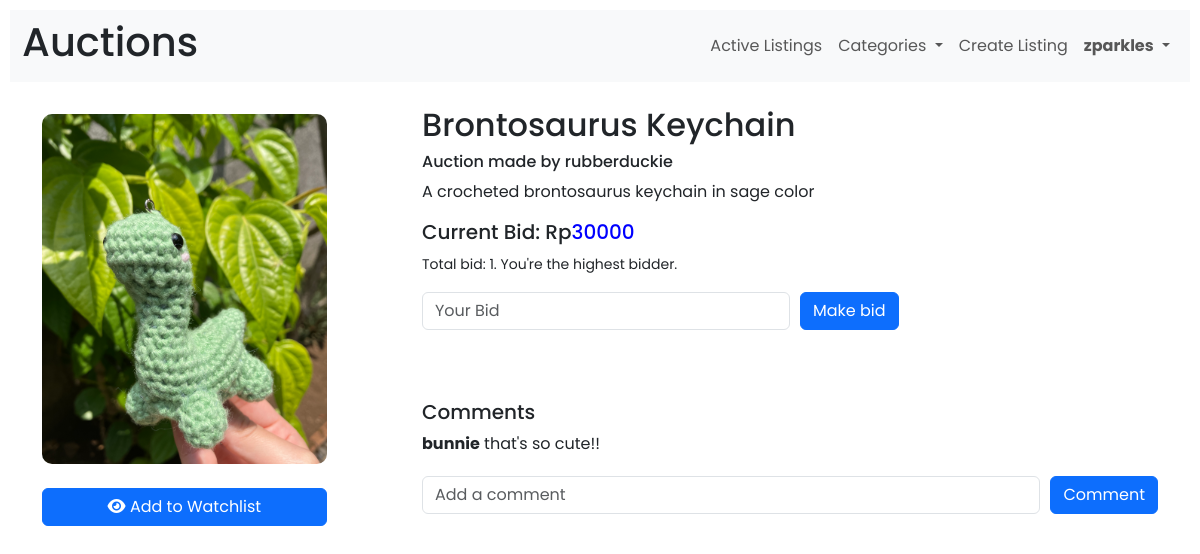
The app's page /4 (signed in), older data.
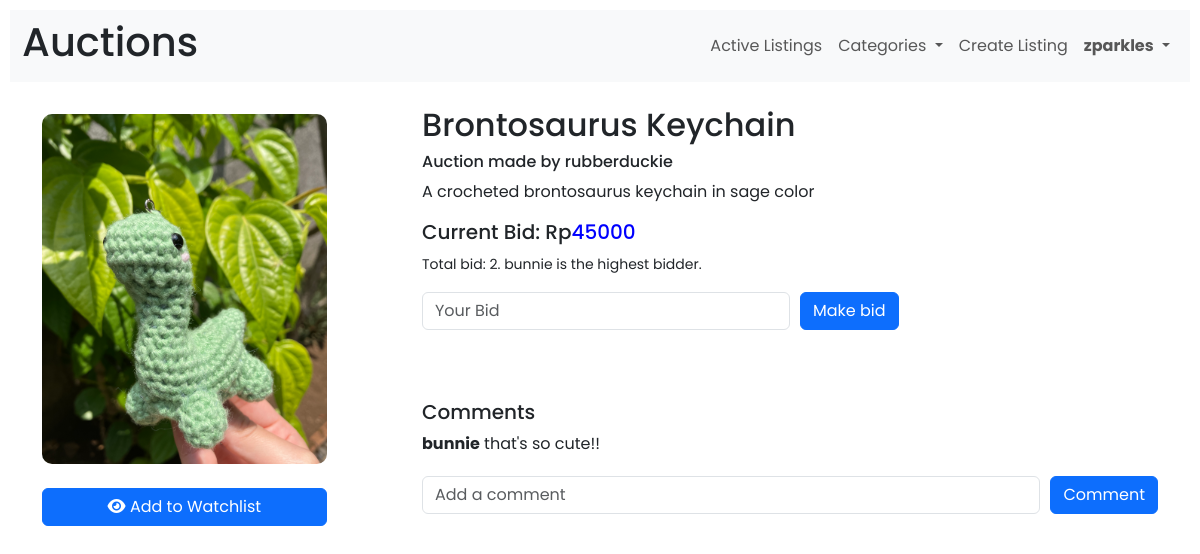
The same page, newer data.
### auctions/models.py (models this page shows, shortened)
class Bid(models.Model):
    bid = models.DecimalField(max_digits=12, decimal_places=0)
    bidder = models.ForeignKey(User,on_delete=models.CASCADE, related_name="bid_value", default=0)
    bid_object= models.ForeignKey(Listings,on_delete=models.CASCADE, related_name="bid", default=0)
    winner = models.BooleanField(default= False)
    objects = CreateBid()

class User(AbstractUser):
    pass

### auctions/views.py (the view, shortened to what this page needs)
# urls.py: path("<int:listing_id>", views.listing_page, name="listing"),
def listing_page (request, listing_id):
    post = Listings.objects.get(pk=listing_id)
    bid_exist = Bid.objects.filter(bid_object = listing_id)
    try:
        watchlist = Watchlist.objects.get(item=listing_id)
    except Watchlist.DoesNotExist:
        watchlist = None
    if bid_exist:
        top_bid = Bid.objects.filter(bid_object = listing_id).latest('bid')
        return render(request, "auctions/listing.html", {
            "listing": post,
            "comments": Comment.objects.filter(comment_object = listing_id),
            "top_bid" : top_bid,
            "bid_exist" : bid_exist,
            "watchlist": watchlist
        })
    return render(request, "auctions/listing.html", {
        "listing": post,
        "comments": Comment.objects.filter(comment_object = listing_id),
        "watchlist": watchlist
    })

### auctions/templates/auctions/listing.html (shortened to what this page needs)
{% extends "auctions/layout.html" %}
{% block body %}
<br>
<div class="container">
    <div class="row">
        <div class = "col-4 mt-2">
            <img src="{{listing.image.url}}" alt="listing image" class="image-rounded">
            <br>
            <br>
            {% if not top_bid.winner and user.is_authenticated%}
                {% if user.username == listing.author.username %}
                <a class="btn btn-primary" href="{% url 'close' listing.id %}" role="button" style="width:80%; background-color:red; border-color: red;">Close</a>
                {% elif user.username == watchlist.user.username %}
                <a class="btn btn-secondary" href="{% url 'delete watchlist' listing.id  %}" role="button" style="width:80%; background-color:red; border-color: red;"><i class="fa-solid fa-eye-slash"></i> Remove from Watchlist</a>
                {% else %}
                <a class="btn btn-primary" href="{% url 'watchlist' listing.id  %}" role="button" style="width:80%;"><i class="fa-solid fa-eye"></i> Add to Watchlist</a>
                {% endif %}
            {% endif %}
        </div>
        {% if not top_bid.winner %}
            <div class = "col-8 style="text-align: justify;">
                <h2>{{listing.title}}</h2>
                <h6> Auction made by {{listing.author.username}}</h6>
                <p>{{listing.description}}</p>
                {% if top_bid %}
                <h5>Current Bid: Rp<span style="color: blue">{{top_bid.bid}}</span></h5>
                    {% if top_bid.bidder.username == user.username %}
                    <p><small>Total bid: {{ bid_exist | length}}. You're the highest bidder.</small></p>
                    {% else %}
                    <p><small>Total bid: {{ bid_exist | length}}. {{top_bid.bidder.username}} is the highest bidder.</small></p>
                    {% endif %}
                {% else %}
                    <h5>Starting Bid: Rp<span style="color: blue">{{listing.current_bid}}</span></h5>
                {% endif %}
                {% if user.is_authenticated and user.username != listing.author.username %}
                <form action="{% url 'listing' listing.id %}" method="post" >
                    <div class="form-group form-side">
                        <input class="form-control" type="number" name="bid" placeholder="Your Bid" style="width:50%">
                        <input class="btn btn-primary" type="submit" value="Make bid">
                    </div>
                        <div class="comment-container">
                            <h5>Comments</h5>
                            {% for c in comments %}
                                <strong>{{ c.account.username}}</strong>
                                {{ c.comment }}
                                <br>
                            {% endfor %}
                        </div>
                        <div class="form-group form-side">
                            <input class="form-control" type="text" name="comment" placeholder="Add a comment">
                            <input class="btn btn-primary" type="submit" value="Comment">
                        </div>
                    </form>
                    {% endif %}
        {% endif %}
        </div>
    </div>
</div>
{% endblock %}

Row changes from the older to the newer data that the page shows:
no longer on this page (row unchanged): Bid: bid "30000"
added Bid: bid "45000", bidder.username "bunnie"
Text that changed along with them:
{{ bid_exist | length }}: (not shown) → "2"
{{ bid_exist | length }}: "1" → (not shown)
text no longer shown: ". You're the highest bidder."
text now shown: ". is the highest bidder."
